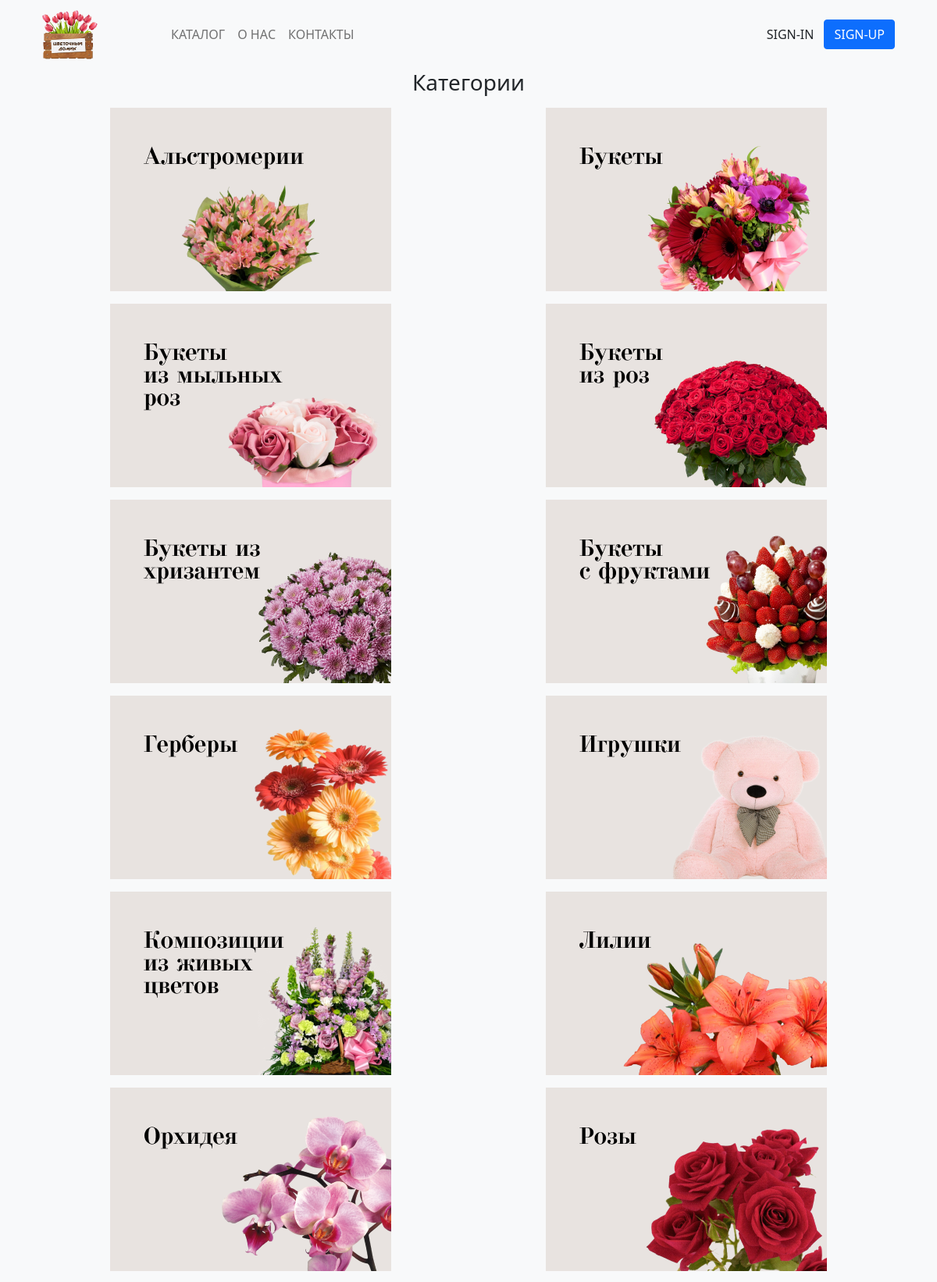
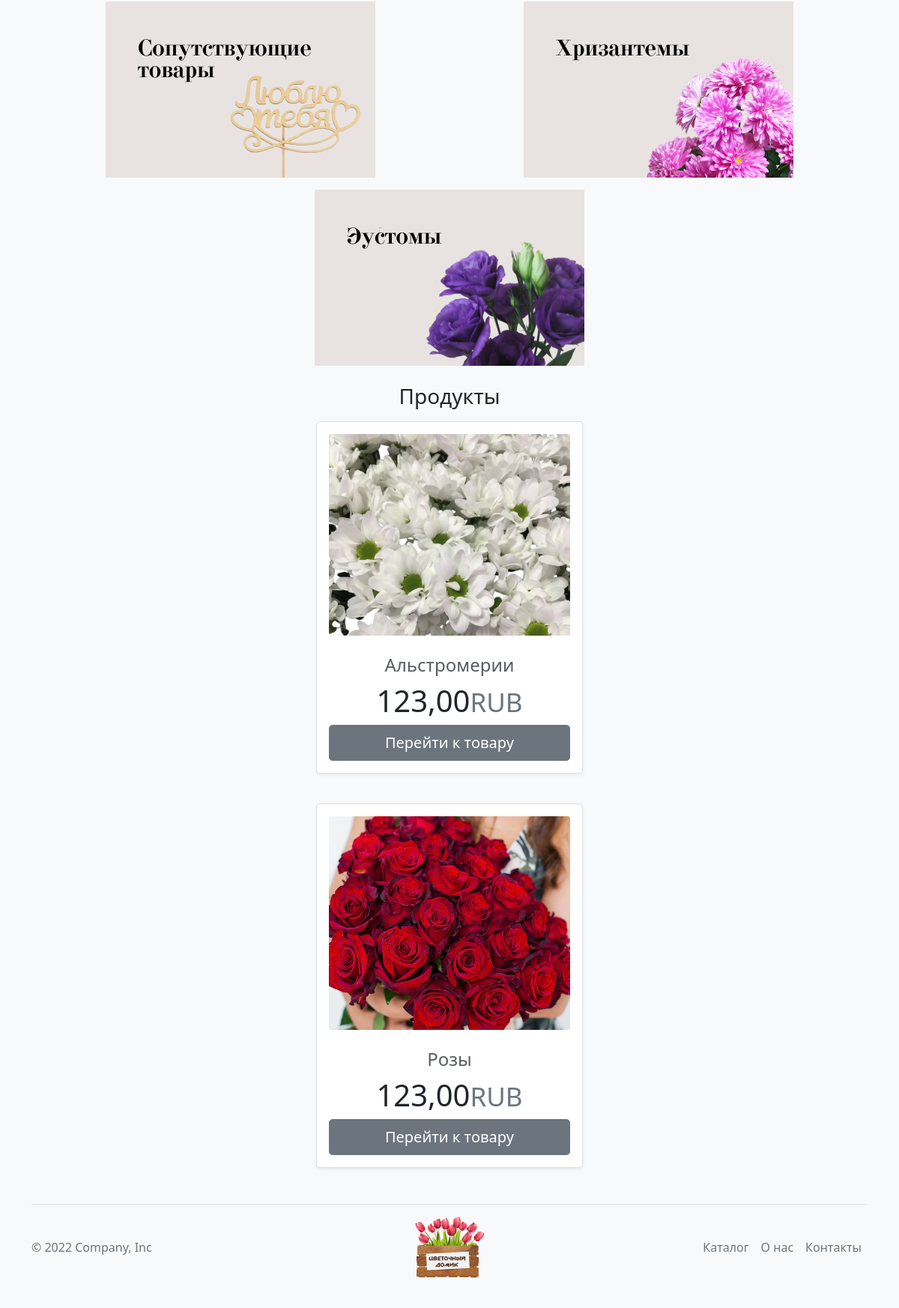
Page /catalog/ on the committed database (2 pictures, top to bottom).
### main/models.py (models this page shows, shortened)
class Category(models.Model):
    name = models.CharField(max_length=50, verbose_name="Название категории")
    img = models.ImageField(upload_to='category/%Y/%m/%d')
    slug = models.SlugField()
    class Meta:
        ordering = ('name',)
        verbose_name = 'Категория'
        verbose_name_plural = 'Категории'
    def get_absolute_url(self):
        return reverse('main:product_list_by_category',
                       args=[self.slug])

class Product(models.Model):
    category = models.ForeignKey(Category, related_name='products', on_delete=models.CASCADE)
    name = models.CharField(max_length=200, db_index=True)
    slug = models.SlugField(max_length=200, db_index=True)
    image = models.ImageField(upload_to='products/%Y/%m/%d', blank=True)
    description = models.TextField(blank=True)
    price = models.DecimalField(max_digits=10, decimal_places=2)
    stock = models.PositiveIntegerField()
    available = models.BooleanField(default=True)
    created = models.DateTimeField(auto_now_add=True)
    updated = models.DateTimeField(auto_now=True)
    class Meta:
        ordering = ('name',)
        index_together = (('id', 'slug'),)
    def get_absolute_url(self):
        return reverse('main:product_detail',
                       args=[self.id, self.slug])

### main/views.py (the view)
# urls.py: path('catalog/', product_list, name='product_list'),
def product_list(request, category_slug=None):
    category = None
    categories = Category.objects.all()
    products = Product.objects.filter(available=True)
    if category_slug:
        category = get_object_or_404(Category, slug=category_slug)
        products = products.filter(category=category)
    return render(request,
                  'product/list.html',
                  {'category': category,
                   'categories': categories,
                   'products': products})

### main/cart.py (called while the page is built)
    def __len__(self):
        return sum(item['quantity'] for item in self.cart.values())

### main/context_processors.py (called while the page is built)
def cart(request):
    return {'cart': Cart(request)}

### templates/product/list.html (shortened to what this page needs)
{% extends "base.html" %}
{% load static %}
{% block content %}
    <div>
        <h3 class="text-center">Категории</h3>
        <ul class="nav nav-pills nav-fill">
            {% for c in categories %}
                <li class="nav-item">
                    <a class="nav-link" href="{{ c.get_absolute_url }}"><img class="h-75" src="{{ c.img.url }}"/></a>
                </li>
            {% endfor %}
        </ul>
    </div>
    <div>
        <h3 class="text-center my-3">{% if category %}{{ category.name }}{% else %}Продукты{% endif %}</h3>
    {% for product in products %}
    <div class="row row-cols-1 row-cols-md-3 mb-3 d-flex justify-content-around text-center">
      <div class="col">
        <div class="card mb-4 rounded-3 shadow-sm">
          <div class="card-body">
            <ul class="list-unstyled ">
              <a class="" href="{{ product.get_absolute_url }}"><img class="card-img" src="{{ product.image.url }}" class="card-img-top" alt="{{ product.name }}"></a>
            </ul>
              <a class="w-100 btn btn-lg opacity-75" href="{{ product.get_absolute_url }}"><h4 class="text-dark my-0 fw-normal">{{ product.name }}</h4></a>
              <h1 class="card-title pricing-card-title">{{ product.price }}<small class="text-muted fw-light">RUB</small></h1>
            <a href="{{ product.get_absolute_url }}" type="button" class="w-100 btn btn-lg btn-secondary" formaction="">Перейти к товару</a>
          </div>
        </div>
      </div>
    </div>
    {% endfor %}
    </div>
{% endblock %}

### templates/base.html (shortened to what this page needs)
{% load static %}
<!DOCTYPE html>
<html lang="ru">
<head>
    <link rel="stylesheet" href="{% static 'bootstrap-5.1.3-dist/css/bootstrap.min.css' %}">
</head>
<body class="container bg-light">
<nav class="navbar navbar-expand-lg navbar-light bg-light">
    <div class="container-fluid">
        <a class="navbar-brand" href="/"><img class="w-50" src="{% static 'main_page/logo.png' %}" alt="logo"/></a>
        <div class="collapse navbar-collapse" id="navbarNav">
            <ul class="navbar-nav">
                <li class="nav-item">
                    <a class="nav-link text-uppercase" href="/catalog">Каталог</a>
                </li>
                <li class="nav-item">
                    <a class="nav-link text-uppercase" href="/about">О нас</a>
                </li>
                <li class="nav-item">
                    <a class="nav-link text-uppercase" href="/contact">Контакты</a>
                </li>
            </ul>
        </div>
        {% if user.is_authenticated %}
            <div class="dropdown text-end">
                <a href="#" class="d-block link-dark text-decoration-none dropdown-toggle " id="dropdownUser1"
                   data-bs-toggle="dropdown" aria-expanded="false">
                    <img src="https://github.com/mdo.png" alt="mdo" width="32" height="32" class="rounded-circle">
                </a>
                <ul class="dropdown-menu text-small " aria-labelledby="dropdownUser1"
                    style="position: absolute; inset: 0px auto auto 0px; margin: 0px; transform: translate(0px, 34px);"
                    data-popper-placement="bottom-start">
                    <li><a class="dropdown-item" href="#">New project...</a></li>
                    <li><a class="dropdown-item" href="#">Settings</a></li>
                    <li><a class="dropdown-item" href="#">Profile</a></li>
                    <li>
                        <hr class="dropdown-divider">
                    </li>
                    <li><a class="dropdown-item" href="/accounts/logout/">Sign out</a></li>
                </ul>
            </div>
        {% else %}
            <div class="collapse navbar-collapse justify-content-end" id="navbarNav">
                <ul class="navbar-nav">
                    <li class="nav-item">
                        <a class="btn text-uppercase" href="/accounts/login">Sign-in</a>
                    </li>
                    <li class="nav-item">
                        <a class="text-uppercase btn btn-primary" href="/signup">Sign-up</a>
                    </li>
                </ul>
            </div>
        {% endif %}
    </div>
</nav>
{% block content %}{% endblock %}
<div class="">
    <footer class="d-flex flex-wrap justify-content-between align-items-center py-3 my-4 border-top">
        <p class="col-md-4 mb-0 text-muted">&copy; 2022 Company, Inc</p>
        <a href="/"
           class="col-md-4 d-flex align-items-center justify-content-center mb-3 mb-md-0 me-md-auto link-dark text-decoration-none">
            <img src="{% static 'main_page/logo.png' %}" class="w-25"/>
        </a>
        <ul class="nav col-md-4 justify-content-end">
            <li class="nav-item"><a href="catalog/" class="nav-link px-2 text-muted">Каталог</a></li>
            <li class="nav-item"><a href="about/" class="nav-link px-2 text-muted">О нас</a></li>
            <li class="nav-item"><a href="/contact" class="nav-link px-2 text-muted">Контакты</a></li>
        </ul>
    </footer>
</div>
</body>
</html>

### rows in the picture
Category: img (picture)
Category: img (picture)
Category: img (picture)
Category: img (picture)
Category: img (picture)
Category: img (picture)
Category: img (picture)
Category: img (picture)
Category: img (picture)
Category: img (picture)
Category: img (picture)
Category: img (picture)
Category: img (picture)
Category: img (picture)
Category: img (picture)
Product: image (picture), name "Альстромерии", price "123,00"
Product: image (picture), name "Розы", price "123,00"
